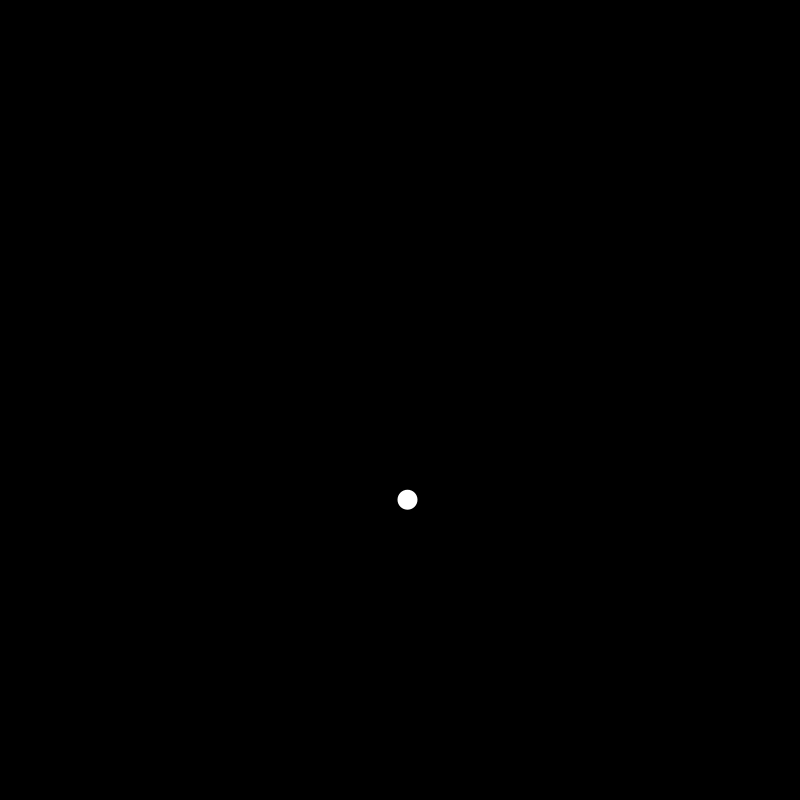
Frame 1 (no input)
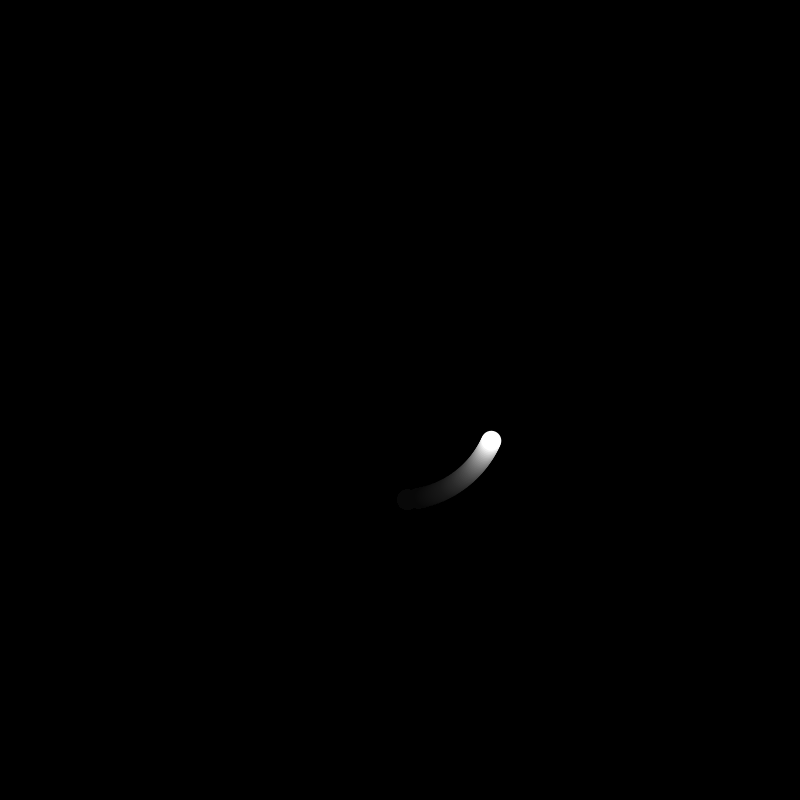
Frame 60 (the mouse pressed at the canvas centre just before this capture)
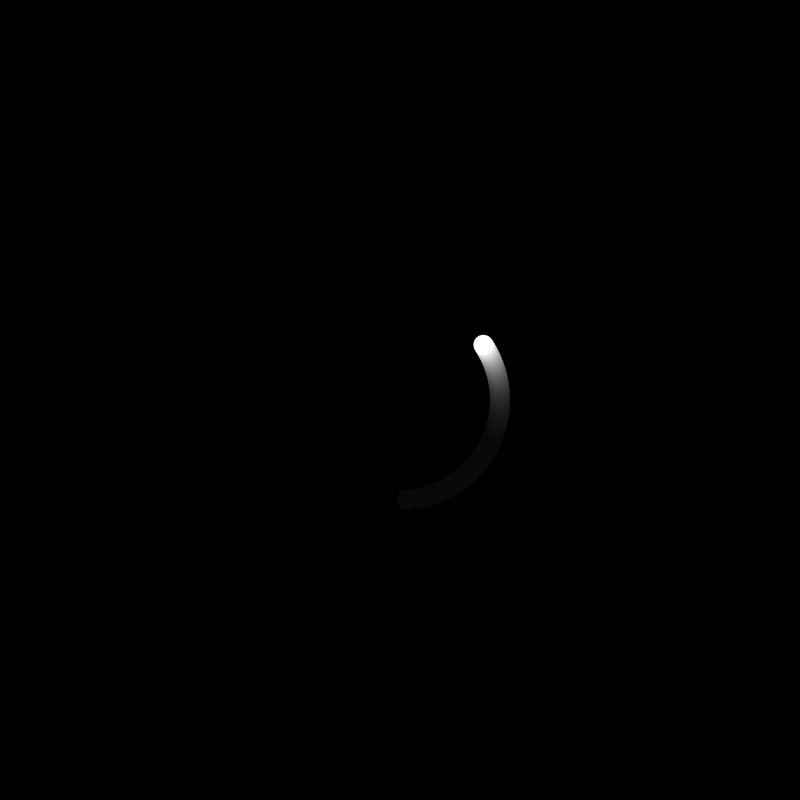
Frame 120 (the mouse held since frame 60 and released just before this capture)

The Processing sketch that drew these frames (run headless with seeded random() and noise(); from frame 60 on, the mouse is pressed at the canvas centre):

// Processing sketch: sketch_13_time_and_motion_02
// ── sketch_13_time_and_motion_02.pde
void setup() {
  size(800, 800);
  background(0);
  noStroke();
}

void draw()
{
  float distance = 100;
  float speed =0.001;
  float time = millis() * speed;          //here we create an input value by scaling time
                                          // with our speed variable
  
  float xPos = sin(time) * distance;
  float yPos = cos(time) * distance;    
  
  
  drawBG();

  translate(width/2, height/2);      //draw from the center of the screen
  fill(255);
  ellipse(xPos, yPos, 20, 20);
}


void drawBG()
{
  fill(0, 15);
  rect(0, 0, width, height);
}
